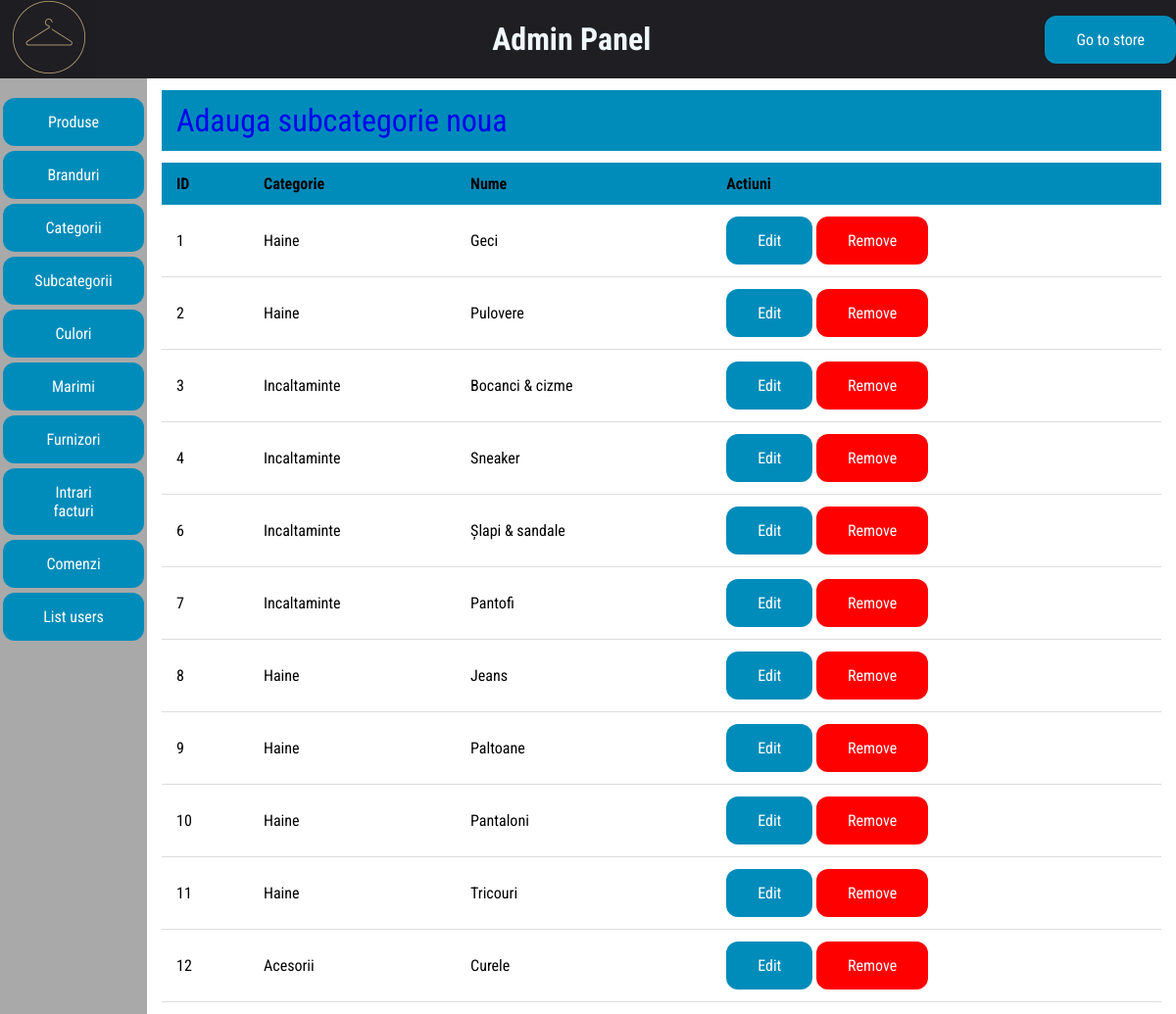
The page /admin_area/view_subcategories.php (signed in) on the database its author committed.
### tables this page shows
CREATE TABLE IF NOT EXISTS `subcategorii` (
  `ID` int NOT NULL AUTO_INCREMENT,
  `denumire` varchar(32) NOT NULL,
  `cod_categorie` int NOT NULL,
  PRIMARY KEY (`ID`),
  KEY `subcategorii_ibfk_1` (`cod_categorie`)
);

CREATE TABLE IF NOT EXISTS `categorii` (
  `ID` int NOT NULL AUTO_INCREMENT,
  `denumire` varchar(64) NOT NULL,
  PRIMARY KEY (`ID`)
);

### admin_area/view_subcategories.php (the view, shortened to what this page needs)
<?php
include("../includes/connect.php");
?>
<!DOCTYPE html>
<html lang="en">
<head>
  <link rel="stylesheet" href="css/style.css">
</head>
<body>
  <?php include('includes/header.php') ?>
  <div class="wrapper">
    <?php include("includes/sidebar.php") ?>
    <div class="container">
      <div class="order-detail-header"><a href="manage_subcategories.php">Adauga subcategorie noua</a></div>
      <table id="table_field">
        <thead>
          <th>ID</th>
          <th>Categorie</th>
          <th>Nume</th>
          <th>Actiuni</th>
        </thead>
        <tbody>
          <?php
          $q = mysqli_query($con, "SELECT s.ID,s.denumire AS nume_subcat,c.denumire AS nume_cat  FROM subcategorii s
          INNER JOIN categorii c ON c.ID=s.cod_categorie");
          while ($row = mysqli_fetch_assoc($q)) {
          ?>
            <tr>
              <td><?= $row['ID'] ?></td>
              <td><?= $row['nume_cat'] ?></td>
              <td><?= $row['nume_subcat'] ?></td>
              <td>
                <a href="manage_subcategories.php?id=<?= $row['ID'] ?>" class="buttons">Edit</a>
                <a href="?remove=<?= $row['ID'] ?>" class="buttons danger" onclick="return confirm('Are you sure you want to delete <?= $row['nume_subcat'] ?>')">Remove</a>
              </td>
            </tr>
          <?php
          }
          ?>
        </tbody>
      </table>
    </div>
  </div>
</body>
</html>

### admin_area/css/style.css (style rules this page uses)
html { height: 100%; box-sizing: border-box; font-family: "Roboto Condensed", sans-serif; }
*, *::before, *::after { box-sizing: inherit; padding: 0; margin: 0; text-decoration: none; }
.wrapper { display: flex; min-height: 90vh; }
.container { display: flex; flex-direction: column; align-items: center; justify-content: flex-start; flex-grow: 1; padding: 12px 15px; }
.buttons { background-color: #008cba; border: none; color: white; padding: 15px 32px; text-align: center; display: inline-block; font-size: 16px; border-radius: 12px; cursor: pointer; }
.danger { background-color: red; }
#table_field { border-collapse: collapse; width: 100%; border-radius: 5px 5px 0 0; overflow-x: hidden; overflow-y: scroll; }
#table_field th, #table_field td { padding: 12px 15px; }
#table_field tbody tr { border-bottom: 1px solid #dddddd; }
.order-detail-header { padding: 12px 15px; width: 100%; margin-bottom: 12px; background-color: #008cba; font-size: 2rem; }

### rows shown on the page
subcategorii: ID "1", cod_categorie.denumire "Haine", denumire "Geci"
subcategorii: ID "2", cod_categorie.denumire "Haine", denumire "Pulovere"
subcategorii: ID "3", cod_categorie.denumire "Incaltaminte", denumire "Bocanci & cizme"
subcategorii: ID "4", cod_categorie.denumire "Incaltaminte", denumire "Sneaker"
subcategorii: ID "6", cod_categorie.denumire "Incaltaminte", denumire "Șlapi & sandale"
subcategorii: ID "7", cod_categorie.denumire "Incaltaminte", denumire "Pantofi"
subcategorii: ID "8", cod_categorie.denumire "Haine", denumire "Jeans"
subcategorii: ID "9", cod_categorie.denumire "Haine", denumire "Paltoane"
subcategorii: ID "10", cod_categorie.denumire "Haine", denumire "Pantaloni"
subcategorii: ID "11", cod_categorie.denumire "Haine", denumire "Tricouri"
subcategorii: ID "12", cod_categorie.denumire "Acesorii", denumire "Curele"
